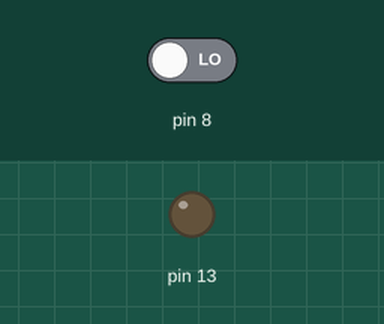
This sketch was run on a simulated Arduino Uno, built with avr-gcc and run on an emulated ATmega328P. On the bench: output pins drawn as LEDs (lit = HIGH). The test bench sets the inputs (shaded band); at power-on: pin 8 LOW.

Above: at 1.2 s.
1.3 s: pin 8 driven HIGH
At 2.3 s:
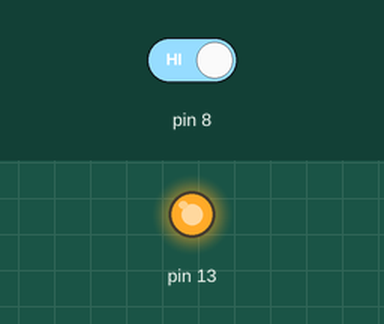
2.8 s: pin 8 driven LOW
At 3.4 s:
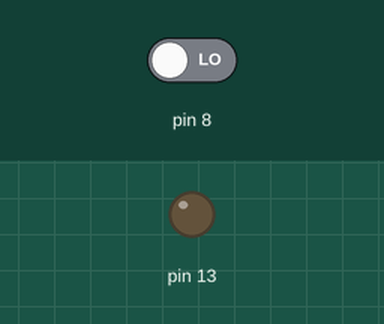
Timing chart, 0 to 5.8 s (numbered marks = the images above; inputs shaded):
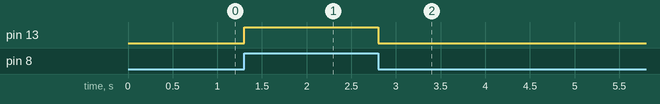

Measured:
- after the input at 1.3 s, pin 13: LOW → HIGH at once
- after the input at 2.8 s, pin 13: HIGH → LOW at once

The sketch:

Withsensor.ino
```cpp
//int sensorPin = 8;
//int ledPin = 13;
void setup()
{
pinMode(8, INPUT);
pinMode(13, OUTPUT);
// put your setup code here, to run once:

}

void loop() {

if (digitalRead(8) == HIGH)
{
 digitalWrite(13, HIGH);

}
else
{
  digitalWrite(13, LOW);
}// put your main code here, to run repeatedly:

}
```
